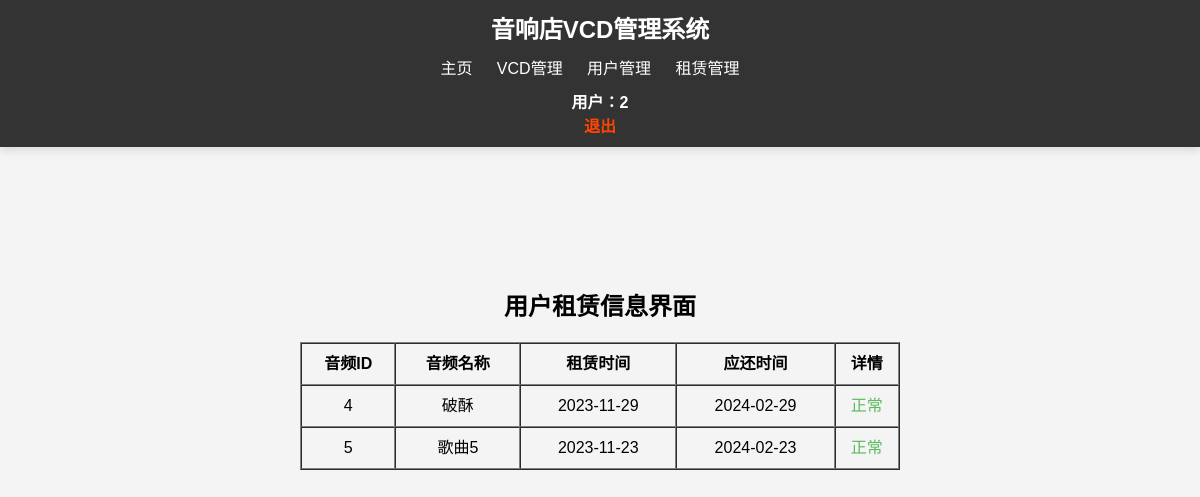
The page /userborrowInf.php?user_id=3 (signed in) on the database its author committed.
### tables this page shows
CREATE TABLE `rental_list`  (
  `audio_id` int NOT NULL COMMENT '音频ID',
  `user_id` int NOT NULL COMMENT '用户ID',
  `rental_date` date NOT NULL COMMENT '租赁日期',
  `return_date` date NOT NULL COMMENT '归还日期',
  PRIMARY KEY (`audio_id`, `user_id`) USING BTREE
);

CREATE TABLE `audio_info`  (
  `id` int NOT NULL AUTO_INCREMENT COMMENT '音频ID',
  `title` varchar(50) NOT NULL COMMENT '标题',
  `artist` varchar(50) NOT NULL COMMENT '艺术家',
  `genre` varchar(30) NOT NULL COMMENT '流派',
  `release_date` date NOT NULL COMMENT '发行日期',
  `price` decimal(8, 2) NOT NULL COMMENT '价格',
  `audio_format` varchar(20) NOT NULL COMMENT '音频格式',
  `description` text NULL COMMENT '描述',
  PRIMARY KEY (`id`) USING BTREE
);

### userborrowInf.php (the view)
<?php
include_once("header.php");
include_once("conn.php");
$id = $_GET['user_id'];
$query = "SELECT r.audio_id, a.title, r.rental_date, r.return_date
            FROM rental_list r
            JOIN audio_info a ON r.audio_id = a.id
            WHERE r.user_id='$id'";
$stmt = $conn->query($query);
echo "<table border='1px gray solid' width='600px' align='center' style='margin-top: 120px;' cellpadding='0' cellspacing='0'>";
echo "<caption><h2>用户租赁信息界面</h2></caption>";
echo "<tr style='line-height: 40px;'><th>音频ID</th><th>音频名称</th><th>租赁时间</th><th>应还时间</th><th>详情</th></tr>";
$currentTimestamp = time();
$currentDate = date("Y-m-d", $currentTimestamp);
$currentDateTimestamp = strtotime($currentDate);
foreach ($stmt as $row) {
    echo "<tr style='text-align: center;line-height: 40px'>";
    echo "<td>" . $row['audio_id'] . "</td>";
    echo "<td>" . $row['title'] . "</td>";
    echo "<td>" . $row['rental_date'] . "</td>";
    echo "<td>" . $row['return_date'] . "</td>";
    $returnDateTimestamp = strtotime($row['return_date']);
    if ($currentDateTimestamp <= $returnDateTimestamp) {
        echo "<td><span style='color: #5cb85c'>正常</span></td>";
    } else {
        echo "<td><a href='borrowmanager.php' style='color: #d43f3a;text-decoration: none;'>逾期</a></td>";
    }
    echo "</tr>";
}
echo "</table>";
?>

### header.php (style rules this page uses)
body { font-family: Arial, sans-serif; margin: 0; padding: 0; background-color: #f4f4f4; }

### rows shown on the page
rental_list: audio "4", audio_info.title "破酥", rental_date "2023-11-29", return_date "2024-02-29", shows "正常"
rental_list: audio "5", audio_info.title "歌曲5", rental_date "2023-11-23", return_date "2024-02-23", shows "正常"

### other values the page prints
$_SESSION['id'] "2"
